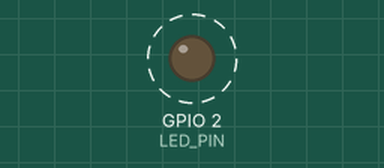
This sketch was run on a simulated ESP32. Shown: output pins drawn as LEDs (lit = HIGH). Dashed ring = blinking. What the sketch prints to the serial monitor is not drawn.

Above: at 0.3 s.
Timing chart, 0 to 3.1 s (numbered marks = the images above):
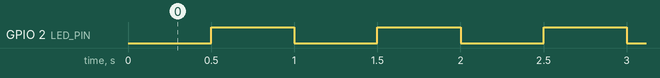

Measured:
- by itself, GPIO 2 (LED_PIN): alternates HIGH for 0.50 s and LOW for 0.50 s

The sketch:

blink_timer.ino
```cpp
/*
 * Proyecto 01: Blink LED con Temporización No Bloqueante (millis)
 * Curso: Hardware para Telesalud
 * Universidad Peruana Cayetano Heredia (UPCH)
 *
 * Descripción:
 * Este programa demuestra cómo controlar un LED indicador de estado del sistema (Heartbeat)
 * sin usar la función bloqueante delay(). Esto es indispensable en telemedicina
 * para no interferir con la adquisición de señales biomédicas (ECG, PPG, EMG).
 */

// Definición de pines
// En la mayoría de placas ESP32 WROOM-32, el LED onboard está en el GPIO 2
const int LED_PIN = 2;

// Constantes de temporización
const unsigned long INTERVALO_PARPADEO = 500;  // 500 ms (1 Hz de frecuencia)
const unsigned long INTERVALO_TELEMETRIA = 2000; // Imprimir estado cada 2 segundos

// Variables para control del tiempo (unsigned long obligatorio para millis())
unsigned long previousMillisLed = 0;
unsigned long previousMillisSerial = 0;
bool estadoLed = LOW;
unsigned long contadorCiclos = 0;

void setup() {
  // Inicialización del puerto serie a alta velocidad (115200 baudios)
  Serial.begin(115200);
  delay(100); // Pequeña pausa de estabilización de la UART

  // Configuración del GPIO como salida digital
  pinMode(LED_PIN, OUTPUT);
  digitalWrite(LED_PIN, LOW);

  Serial.println("==================================================");
  Serial.println(" UPCH - Hardware para Telesalud");
  Serial.println(" Proyecto 01: Temporización No Bloqueante con millis()");
  Serial.println(" Sistema iniciado y listo para adquisición continua.");
  Serial.println("==================================================");
}

void loop() {
  // Obtener el tiempo actual desde que arrancó el ESP32
  unsigned long currentMillis = millis();

  // -------------------------------------------------------------
  // Tarea 1: Conmutar el LED de estado (Heartbeat del equipo)
  // -------------------------------------------------------------
  if (currentMillis - previousMillisLed >= INTERVALO_PARPADEO) {
    previousMillisLed = currentMillis;

    // Invertir el estado lógico del LED
    estadoLed = !estadoLed;
    digitalWrite(LED_PIN, estadoLed);
  }

  // -------------------------------------------------------------
  // Tarea 2: Reporte de salud del microcontrolador por Serial
  // -------------------------------------------------------------
  if (currentMillis - previousMillisSerial >= INTERVALO_TELEMETRIA) {
    previousMillisSerial = currentMillis;
    contadorCiclos++;

    Serial.print("[HEARTBEAT] Uptime: ");
    Serial.print(currentMillis / 1000);
    Serial.print("s | Ciclos de reporte: ");
    Serial.print(contadorCiclos);
    Serial.print(" | Estado CPU: OK | Core: ");
    Serial.println(xPortGetCoreID()); // Muestra en qué núcleo de ESP32 corre la tarea
  }

  // Aquí se podrían ejecutar filtros digitales o lecturas ADC sin interrupciones
}
```
